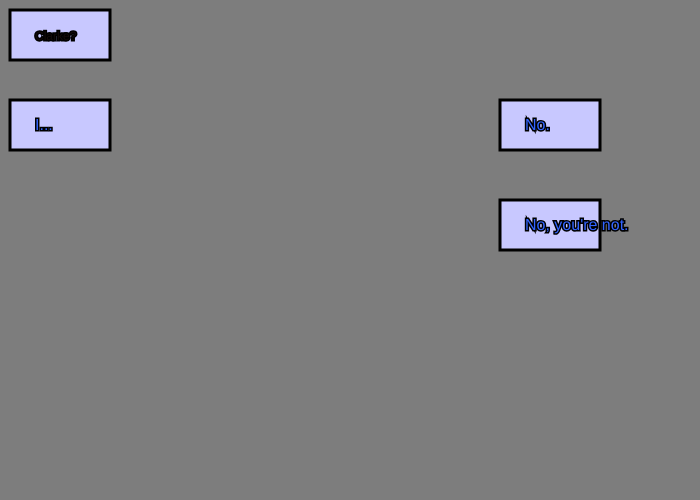
Frame 1 (no input)
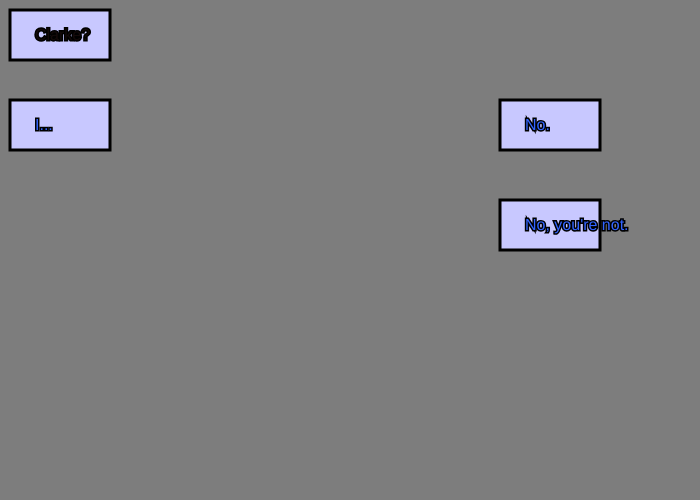
Frame 60 (no input)
Frame 120 (the mouse pressed at the canvas centre since frame 60): identical to frame 60, image omitted

The p5.js sketch that drew these frames (run headless with seeded random() and noise() and a simulated clock; from frame 60 on, the mouse is pressed at the canvas centre):

// p5.js sketch
// ── sketch.js
var button2X;
var button2Y;

function setup()
{
  createCanvas(700,500);
  button2X = 10;
  button2Y = 100;

  button3X = 500;
  button3Y = 100;

  button4Y = 200;
  button4X = 500;

  
}

function draw()
{
	background(125,125,125)


	if (mouseX > 10 && mouseX < 10 + 100 && mouseY > 10 && mouseY < 10+50)
	{
		fill(100,200,0);
		stroke(0,0,0);
		strokeWeight(3);
		rect(10,10,100,50);	
		text("Lexa...",35,40)	
	}
	else
	{
		fill(200,200,255);
		stroke(0,0,0);
		strokeWeight(3);
		rect(10,10,100,50);	
		fill(20,10,10)
		text("Clarke?",35,40);	
	}

	fill(255,255,255);
	stroke(0,0,0);
	textSize(12);
	text("",35,40);




	fill(200,200,255);
	stroke(0,0,0);
	rect(button2X,button2Y,100,50);

	if (mouseX > button2X && mouseX < button2X + 100 && mouseY > button2Y && mouseY < button2Y+50)
	{
		fill(0,0,0);
		stroke(51,70,190);
		textSize(16);
		text("I'm dying.",button2X+30-15,button2Y+30+2);
	}
	else
	{
		fill(255,255,255);
		stroke(0,0,0);
		textSize(16);
		fill(50,100,300)
		text("I...",button2X+30-5,button2Y+30);
	}



	fill(200,200,255);
	stroke(0,0,0);
	rect(button3X,button3Y,100,50);

	if (mouseX > button3X && mouseX < button3X + 100 && mouseY > button3Y && mouseY < button3Y+50)
	{
		fill(0,0,0);
		stroke(51,70,190);
		textSize(16);
		text("You can't save me.",button3X+30-15,button3Y+30+2);
	}
	else
	{
		fill(255,255,255);
		stroke(0,0,0);
		textSize(16);
		fill(50,100,300)
		text("No.",button3X+30-5,button3Y+30);
	}


	fill(200,200,255);
	stroke(0,0,0);
	rect(button4X,button4Y,100,50);

	if (mouseX > button4X && mouseX < button4X + 100 && mouseY > button4Y && mouseY < button4Y+50)
	{
		fill(0,0,0);
		stroke(51,70,190);
		textSize(16);
		text("I'm sorry...",button4X+30-15,button4Y+30+2);
	}
	else
	{
		fill(255,255,255);
		stroke(0,0,0);
		textSize(16);
		fill(50,100,300)
		text("No, you're not.",button4X+30-5,button4Y+30);

	}



}
